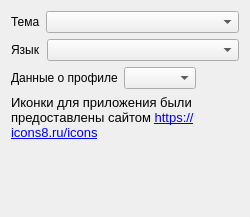
<?xml version="1.0" encoding="UTF-8"?>
<ui version="4.0">
 <class>FormCommonSettings</class>
 <widget class="QWidget" name="FormCommonSettings">
  <property name="geometry">
   <rect>
    <x>0</x>
    <y>0</y>
    <width>250</width>
    <height>217</height>
   </rect>
  </property>
  <property name="windowTitle">
   <string>Form</string>
  </property>
  <layout class="QVBoxLayout" name="verticalLayout">
   <item>
    <layout class="QHBoxLayout" name="horizontalLayout">
     <item>
      <widget class="QLabel" name="label_12">
       <property name="text">
        <string>Тема</string>
       </property>
      </widget>
     </item>
     <item>
      <widget class="QComboBox" name="ComboBoxTheme">
       <property name="sizePolicy">
        <sizepolicy hsizetype="Expanding" vsizetype="Fixed">
         <horstretch>0</horstretch>
         <verstretch>0</verstretch>
        </sizepolicy>
       </property>
      </widget>
     </item>
    </layout>
   </item>
   <item>
    <layout class="QHBoxLayout" name="horizontalLayout_15">
     <item>
      <widget class="QLabel" name="label_13">
       <property name="text">
        <string>Язык</string>
       </property>
      </widget>
     </item>
     <item>
      <widget class="QComboBox" name="ComboBoxLanguage">
       <property name="sizePolicy">
        <sizepolicy hsizetype="Expanding" vsizetype="Fixed">
         <horstretch>0</horstretch>
         <verstretch>0</verstretch>
        </sizepolicy>
       </property>
      </widget>
     </item>
    </layout>
   </item>
   <item>
    <layout class="QHBoxLayout" name="horizontalLayout_2">
     <item>
      <widget class="QLabel" name="label">
       <property name="text">
        <string>Данные о профиле</string>
       </property>
      </widget>
     </item>
     <item>
      <widget class="QComboBox" name="comboBoxProfileInfo"/>
     </item>
     <item>
      <spacer name="horizontalSpacer">
       <property name="orientation">
        <enum>Qt::Horizontal</enum>
       </property>
       <property name="sizeHint" stdset="0">
        <size>
         <width>40</width>
         <height>20</height>
        </size>
       </property>
      </spacer>
     </item>
    </layout>
   </item>
   <item>
    <widget class="QLabel" name="labelIcons8">
     <property name="font">
      <font>
       <pointsize>10</pointsize>
      </font>
     </property>
     <property name="text">
      <string>&lt;html&gt;&lt;head/&gt;&lt;body&gt;&lt;p&gt;Иконки для приложения были предоставлены сайтом &lt;a href=https://icons8.ru/icons&gt;https://icons8.ru/icons&lt;/a&gt;&lt;/p&gt;&lt;/body&gt;&lt;/html&gt;</string>
     </property>
     <property name="textFormat">
      <enum>Qt::RichText</enum>
     </property>
     <property name="wordWrap">
      <bool>true</bool>
     </property>
     <property name="openExternalLinks">
      <bool>true</bool>
     </property>
     <property name="textInteractionFlags">
      <set>Qt::TextBrowserInteraction</set>
     </property>
    </widget>
   </item>
   <item>
    <spacer name="verticalSpacer">
     <property name="orientation">
      <enum>Qt::Vertical</enum>
     </property>
     <property name="sizeHint" stdset="0">
      <size>
       <width>20</width>
       <height>40</height>
      </size>
     </property>
    </spacer>
   </item>
  </layout>
 </widget>
 <resources/>
 <connections/>
</ui>
